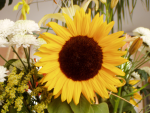
#> input picture lab_1/colourspace/test.png, 150 x 113 px
$ python ConvertColourSpace.py
#> lines starting #> are read from the running program, lines starting #| are printed output that depends on the picture
### lab_1/colourspace/rgbConversions.py
import numpy as np
import cv2

import math

def rgb2grays(input_image):
    # converts an RGB into grayscale by using 4 different methods

    # ligtness method
    shape = input_image.shape
    new_image = np.empty(shape)

    for x, y in np.ndindex(shape[0], shape[1]):
        RGB = input_image[x,y]

        pix = (max(RGB) - min(RGB))/2

        new_image[x, y] = pix

    return np.uint8(new_image)

    # average method
    # shape = input_image.shape
    # new_image = np.empty(shape)
    #
    # for x, y in np.ndindex(shape[0], shape[1]):
    #     [R, G, B] = input_image[x,y]
    #
    #     pix = (R + G + B)/3
    #
    #     new_image[x, y] = pix
    #
    # return np.uint8(new_image)

    # luminosity method - WIP
    # shape = input_image.shape
    # new_image = np.empty(shape)
    #
    # for x, y in np.ndindex(shape[0], shape[1]):
    #     [R, G, B] = input_image[x,y]
    #
    #     pix = 0.21*R + 0.72*G + 0.07*B
    #
    #     new_image[x, y] = pix
    #
    # return np.uint8(new_image)

    # built-in opencv function

    # return cv2.cvtColor(input_image, cv2.COLOR_BGR2GRAY)


def rgb2opponent(input_image):
    # converts an RGB image into opponent colour space
    shape = input_image.shape
    new_image = np.empty(shape)

    for x, y in np.ndindex(shape[0], shape[1]):
        [R, G, B] = input_image[x,y]

        O1 = (R - G)/math.sqrt(2)
        O2 = (R + G - 2*B)/math.sqrt(6)
        O3 = (R + G + B)/math.sqrt(3)

        new_image[x, y] = np.array([O1, O2, O3])

    return np.uint8(new_image)


def rgb2normedrgb(input_image):
    # converts an RGB image into normalized rgb colour space
    shape = input_image.shape
    new_image = np.empty(shape)

    for x, y in np.ndindex(shape[0], shape[1]):
        [R, G, B] = input_image[x,y]

        r = R/(R + G + B)
        g = G/(R + G + B)
        b = B/(R + G + B)

        new_image[x, y] = np.array([r, g, b])

    return new_image

### lab_1/colourspace/visualize.py
import matplotlib.pyplot as plt
import numpy as np

def visualize(input_image, colourspace):

    if colourspace.lower() == 'gray':
        plt.imshow(input_image, cmap='gray', vmin=0, vmax=255)
        plt.axis("off")
    elif colourspace.lower() == 'opponent':
        plt.subplot(2,2,1)
        plt.imshow(input_image,cmap="gray")
        plt.axis("off")
        plt.title('Full image')
        plt.subplot(2,2,2)
        plt.imshow(input_image[:,:,0],cmap="gray")
        plt.axis("off")
        plt.title('O1 intensity in grayscale')
        plt.subplot(2,2,3)
        plt.imshow(input_image[:,:,1],cmap="gray")
        plt.axis("off")
        plt.title('O2 intensity in grayscale')
        plt.subplot(2,2,4)
        plt.imshow(input_image[:,:,2],cmap="gray")
        plt.axis("off")
        plt.title('O3 intensity in grayscale')

    elif colourspace.lower() == 'hsv':
        plt.subplot(2,2,1)
        plt.imshow(input_image,cmap="gray")
        plt.axis("off")
        plt.title('Full image')
        plt.subplot(2,2,2)
        plt.imshow(input_image[:,:,0],cmap="gray")
        plt.axis("off")
        plt.title('H intensity in grayscale')
        plt.subplot(2,2,3)
        plt.imshow(input_image[:,:,1],cmap="gray")
        plt.axis("off")
        plt.title('S intensity in grayscale')
        plt.subplot(2,2,4)
        plt.imshow(input_image[:,:,2],cmap="gray")
        plt.axis("off")
        plt.title('V intensity in grayscale')

    elif colourspace.lower() == 'ycbcr':
        plt.subplot(2,2,1)
        plt.imshow(input_image,cmap="gray")
        plt.axis("off")
        plt.title('Full image')
        plt.subplot(2,2,2)
        plt.imshow(input_image[:,:,0],cmap="gray")
        plt.axis("off")
        plt.title('Y intensity in grayscale')
        plt.subplot(2,2,3)
        plt.imshow(input_image[:,:,1],cmap="gray")
        plt.axis("off")
        plt.title('cb intensity in grayscale')
        plt.subplot(2,2,4)
        plt.imshow(input_image[:,:,2],cmap="gray")
        plt.axis("off")
        plt.title('cr intensity in grayscale')

    elif colourspace.lower() == 'rgb':
        plt.subplot(2,2,1)
        plt.imshow(input_image)
        plt.axis("off")
        plt.title('Full image')
        plt.subplot(2,2,2)
        plt.imshow(input_image[:,:,0])
        plt.axis("off")
        plt.title('r')
        plt.subplot(2,2,3)
        plt.imshow(input_image[:,:,1])
        plt.axis("off")
        plt.title('g')
        plt.subplot(2,2,4)
        plt.imshow(input_image[:,:,2])
        plt.axis("off")
        plt.title('b')

    else:
        plt.imshow(input_image)

    plt.show()

### lab_1/colourspace/ConvertColourSpace.py
import numpy as np
import cv2
import rgbConversions
from visualize import *
import matplotlib.pyplot as plt

def ConvertColourSpace(input_image, colourspace):
    '''
    Converts an RGB image into a specified color space, visualizes the
    color channels and returns the image in its new color space.

    Colorspace options:
      opponent
      rgb -> for normalized RGB
      hsv
      ycbcr
      gray

    P.S: Do not forget the visualization part!
    '''

    # Convert the image into double precision for conversions
    input_image = input_image.astype(np.float32)

    if colourspace.lower() == 'opponent':
        # fill in the rgb2opponent function
        new_image = rgbConversions.rgb2opponent(input_image)

    elif colourspace.lower() == 'rgb':
        # fill in the rgb2opponent function
        new_image = rgbConversions.rgb2normedrgb(input_image)

    elif colourspace.lower() == 'hsv':
        # use built-in function from opencv
        new_image = cv2.cvtColor(input_image, cv2.COLOR_RGB2HSV)

    elif colourspace.lower() == 'ycbcr':
        # use built-in function from opencv
        new_image = cv2.cvtColor(input_image, cv2.COLOR_RGB2YCrCb)

    elif colourspace.lower() == 'gray':
        # fill in the rgb2opponent function
        new_image = rgbConversions.rgb2grays(input_image)

    else:
        print('Error: Unknown colorspace type [%s]...' % colourspace)
        new_image = input_image

    print(new_image)
    visualize(new_image, colourspace)

    return new_image


if __name__ == '__main__':
    # Replace the image name with a valid image
    img_path = 'test.png'
    # Read with opencv
    I = cv2.imread(img_path)
#> I is the input picture: shape (113, 150, 3); mean B, G, R 63.8, 135.8, 164.2
    # Convert from BGR to RGB
    # This is a shorthand.
    I = I[:, :, ::-1]

    out_img = ConvertColourSpace(I, 'opponent')
#> the loop in rgb2opponent, `for x, y in np.ndindex(shape[0], shape[1]):` made 16950 passes
#> (R, G, B, O1, O2, O3) on passes 1 to 3: (28, 28, 12, 0, 13.06, 39.26), (30, 28, 10, 1.41, 15.51, 39.26), (27, 26, 12, 0.707, 11.84, 37.53)
#> after the loop in rgb2opponent, `for x, y in np.ndindex(shape[0], shape[1]):`:
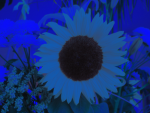
#> new_image: shape (113, 150, 3) float64; mean R, G, B 20, 70.4, 210; drawn with min black and max white
#> (printed output is left out)
#> in visualize, `plt.show()`:
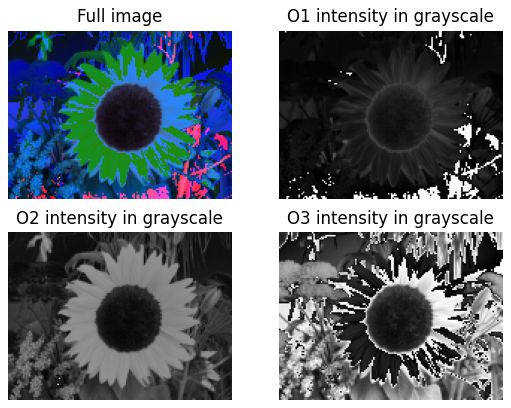
#> figure drawn by matplotlib, 4 panels
    out_img = ConvertColourSpace(I, 'rgb')
#> the loop in rgb2normedrgb, `for x, y in np.ndindex(shape[0], shape[1]):` made 16950 passes
#> (R, G, B, r, g, b) on passes 1 to 3: (28, 28, 12, 0.412, 0.412, 0.176), (30, 28, 10, 0.441, 0.412, 0.147), (27, 26, 12, 0.415, 0.4, 0.185)
#> after the loop in rgb2normedrgb, `for x, y in np.ndindex(shape[0], shape[1]):`:
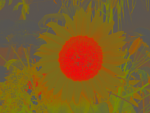
#> new_image: shape (113, 150, 3) float64; mean R, G, B 0.493, 0.363, 0.144
#> (printed output is left out)
    out_img = ConvertColourSpace(I, 'gray')
#> after the loop in rgb2grays, `for x, y in np.ndindex(shape[0], shape[1]):`:
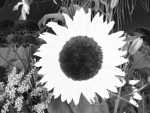
#> new_image: shape (113, 150, 3) float64; min 0.5, max 98, mean 50.4; drawn with min black and max white
#> in rgb2grays, `return np.uint8(new_image)`:
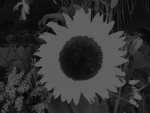
#> returned value: shape (113, 150, 3); min 0, max 98, mean 50.1
#> (printed output is left out)


    I = plt.imread(img_path)

    out_img = ConvertColourSpace(I, 'hsv')
#> in ConvertColourSpace (call 4), `new_image = cv2.cvtColor(input_image, cv2.COLOR_RGB2HSV)`: new_image: shape (113, 150, 3) float32; mean H, S, V 41, 0.7, 0.6
#> (printed output is left out)
#> call 4 of visualize, with colourspace = 'hsv'
#> in visualize (call 4), `plt.show()`:
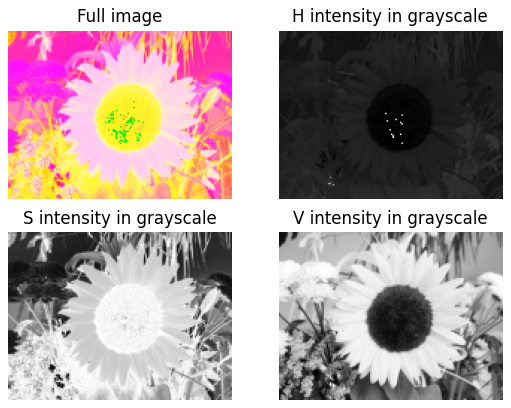
#> figure drawn by matplotlib, 4 panels
    out_img = ConvertColourSpace(I, 'ycbcr')
#> in ConvertColourSpace (call 5), `new_image = cv2.cvtColor(input_image, cv2.COLOR_RGB2YCrCb)`: new_image: shape (113, 150, 3) float32; mean of channels 0, 1, 2 0.534, 0.579, 0.34
#> (printed output is left out)
#> in visualize (call 5), `plt.show()`:
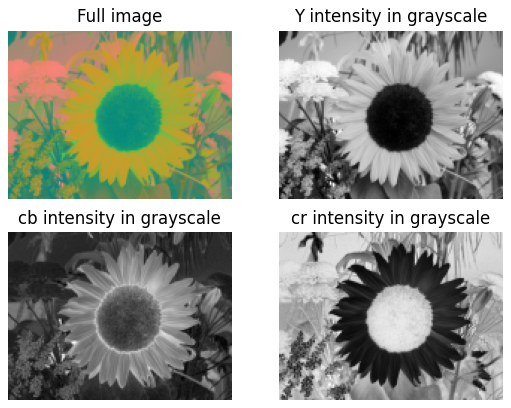
#> figure drawn by matplotlib, 4 panels
